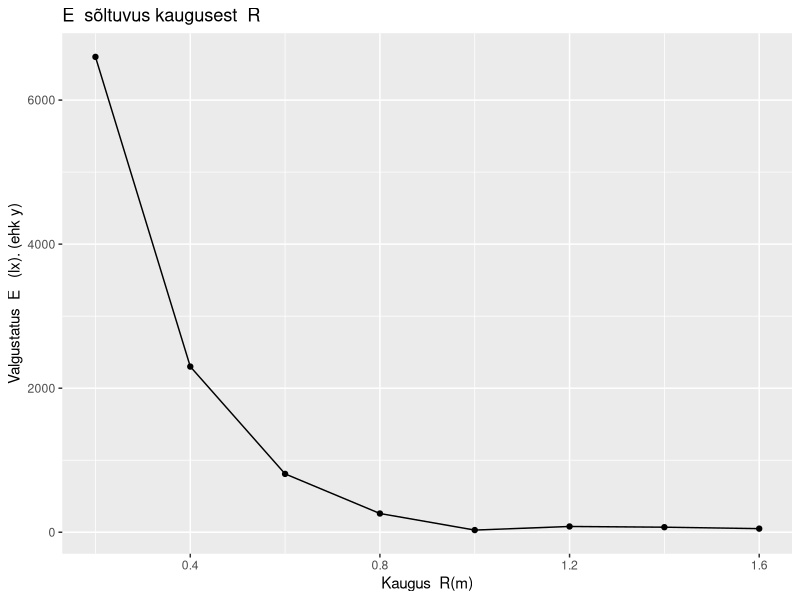
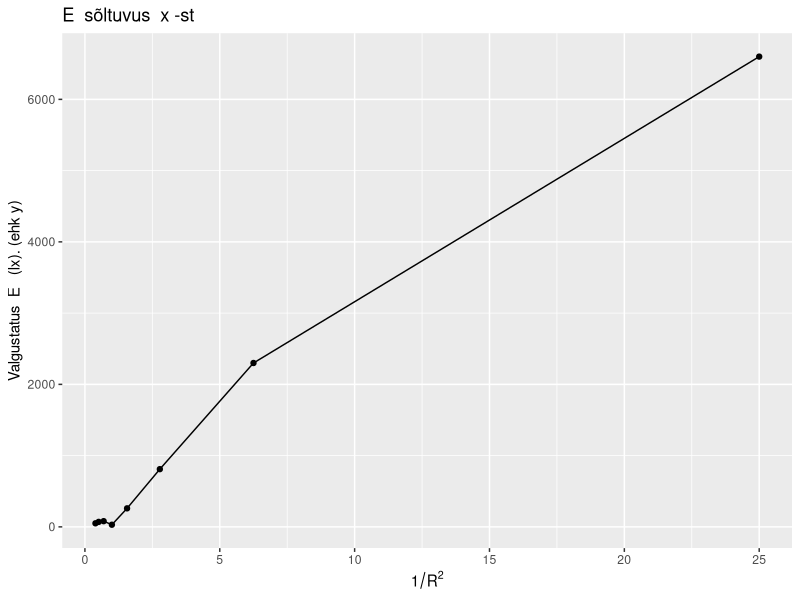
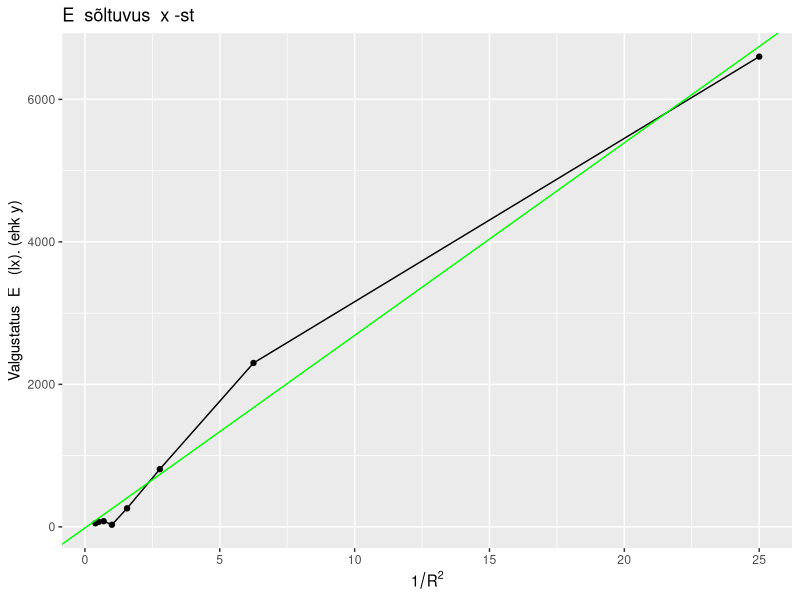

Source code (R) for these figures, in order:
## ---- chunk 1
knitr::opts_chunk$set(echo = TRUE)
## ---- chunk 2
distance = c("", "", "", "", "", "", "", "")

xForLight = c("", "", "", "", "", "", "", "")

lighting = c("", "", "", "", "", "", "", "")

dataframeForLighting = data.frame(distance = distance, xForLight = xForLight, lighting = lighting)

colnames(dataframeForLighting) = c("Kaugus $R (m)$.", "$x = 1/R^{2}$", "Valgustatus $E$ (lx). (ehk y)")
library(kableExtra)
dataframeForLighting %>% kbl(caption = "Valgustatuse mõõtmised") %>% kable_styling(bootstrap_options = c("striped", "hover"))

## ---- chunk 3
distance = c(.2, .4, .6, .8, 1, 1.2, 1.4, 1.6)

xForLight = sapply(distance, function(distance) 1 / distance ^ 2)

lighting = c(6600, 2300, 810, 260, 30, 80, 70, 50)

dataframeForLighting = data.frame(distance = distance, xForLight = xForLight, lighting = lighting)

colnames(dataframeForLighting) = c("Kaugus $R (m)$.", "$x = 1/R^{2}$", "Valgustatus $E$ (lx). (ehk y)")

dataframeForLighting %>% kbl(caption = "Valgustatuse mõõtmised") %>% kable_styling(bootstrap_options = c("striped", "hover"))

## ---- chunk 4
library(ggplot2)
ggplot(data = dataframeForLighting, mapping = aes(x = distance, y = lighting)) +
  labs(x = paste("Kaugus ", expression(R (m))), y = paste("Valgustatus ", expression(E), "  (lx). (ehk y)"), title = paste(expression(E), " sõltuvus kaugusest ", expression(R))) +
  geom_point() +
  geom_line()
## ---- chunk 5
library(ggplot2)
ggplot(data = dataframeForLighting, mapping = aes(x = xForLight, y = lighting)) +
  labs(y = paste("Valgustatus ", expression(E), "  (lx). (ehk y)"), x = expression(x = 1/R^{2}), title = paste(expression(E), " sõltuvus ", expression(x), "-st"))+
  geom_point() +
  geom_line()
## ---- chunk 6
lmForLighting = lm(lighting ~ xForLight, data = dataframeForLighting)
lmForLighting
library(ggplot2)
ggplot(data = dataframeForLighting, mapping = aes(x = xForLight, y = lighting)) +
  labs(y = paste("Valgustatus ", expression(E), "  (lx). (ehk y)"), x = expression(x = 1/R^{2}), title = paste(expression(E), " sõltuvus ", expression(x), "-st"))+
  geom_point() +
  geom_line() +
  geom_abline(intercept = lmForLighting$coefficients[1], slope = lmForLighting$coefficients[2], color = "green")
